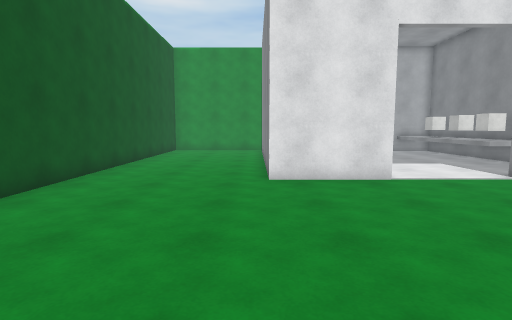
View 1 (above)

18 first-person views from a walk through a 3-D level made in the Unity game engine. The camera is 1.5 m above the floor, tilts 6° down and sees 80° across. The floor is counted in squares, 1 m on a side. Each view is taken from the middle of a square. On the plan, view 1 faces up. The plan holds only what a view shows up to about 15 squares ahead; the rest is blank. The player is left out. Surface patterns are stand-ins for the level's own textures.

View 2
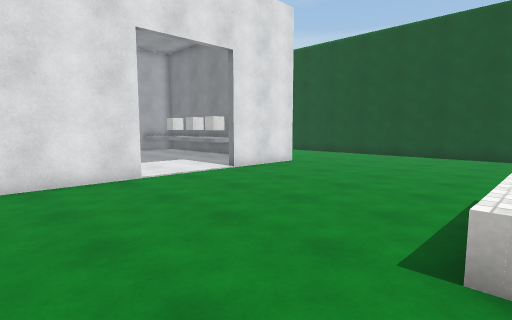

View 3
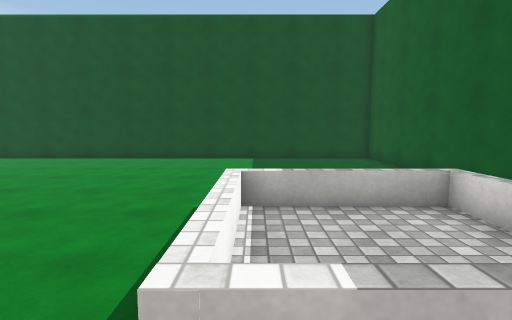

View 4
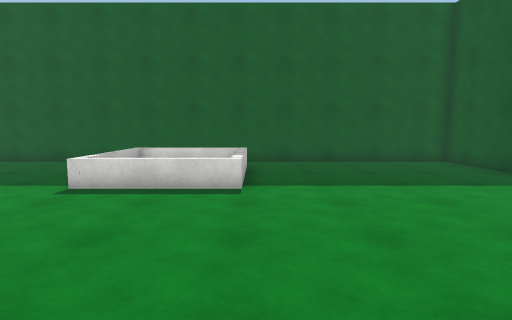

View 5
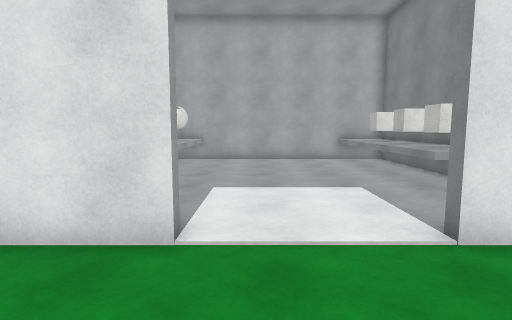

View 6
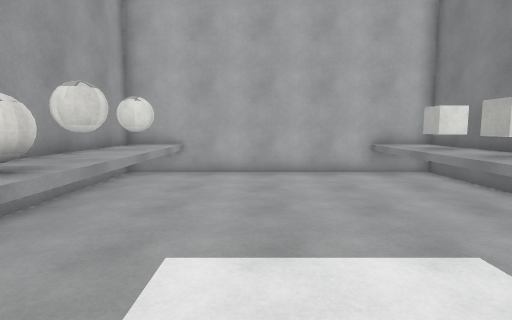

View 7
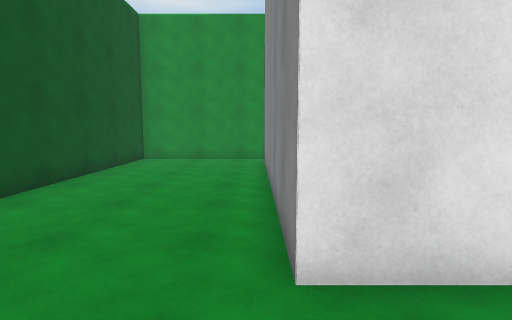

View 8
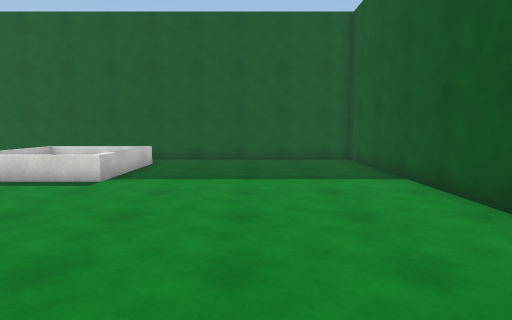

View 9
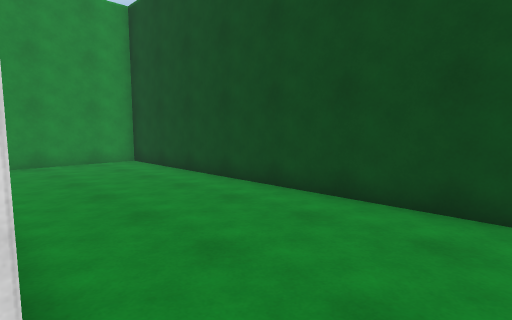

View 10
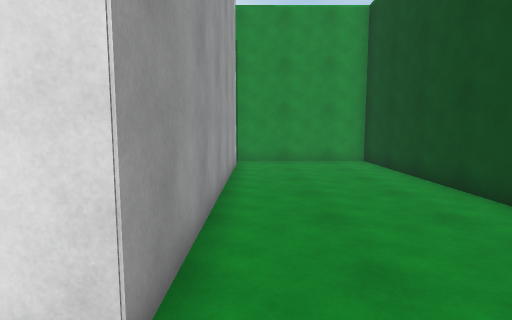

View 11
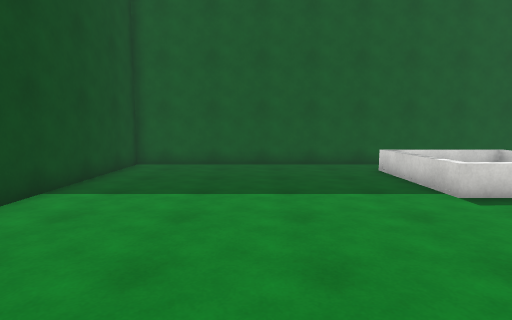

View 12
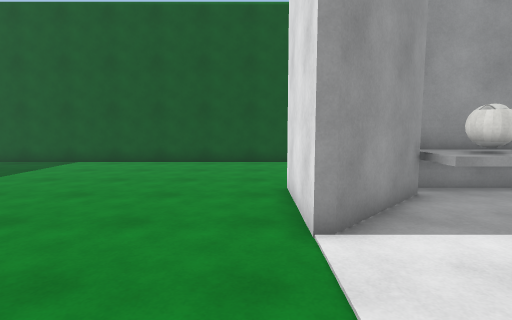

View 13
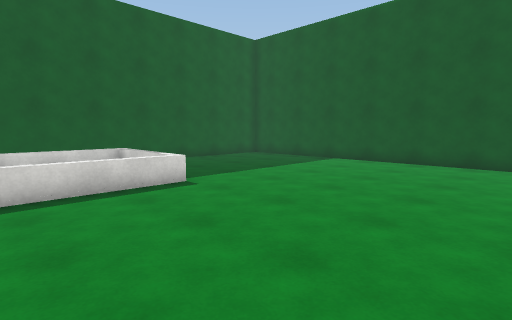

View 14
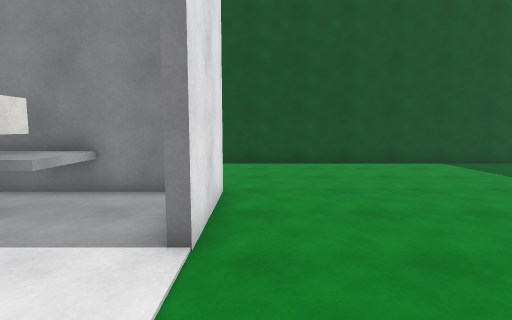

View 15
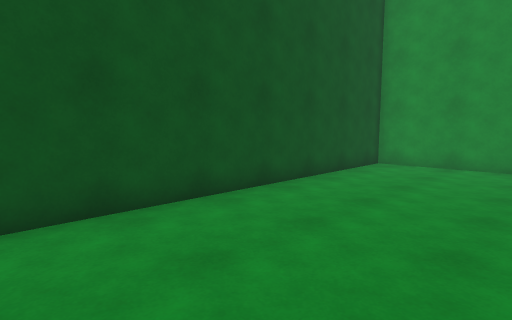

View 16
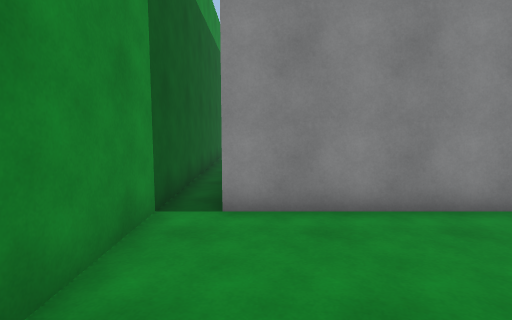

View 17
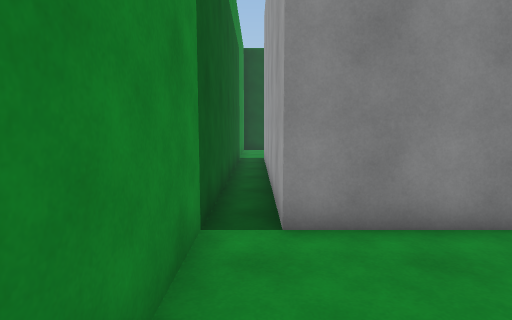

View 18
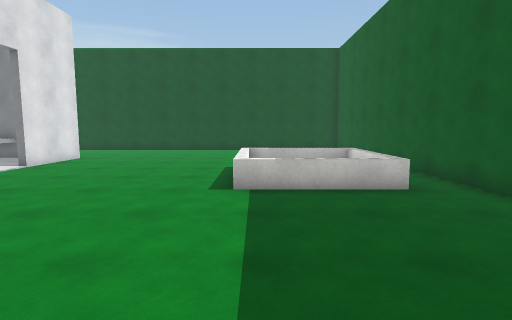

### Floor plan
Points are (right, up) in squares from view 1. A wall is a line through its corners. A room is listed if a view was taken in it or the views show most of it. See-through windows are left out.
Room 1 (views 1, 2, 3, 4, 5, 6, 7, 8, 9, 10, 11, 12, 13, 14, 15, 16, 17, 18)
walls: (4, 8.8) (0.4, 8.8) (0.4, 19.6) (10.9, 19.6); (1.3, 11.6) (3.9, 9.1); (10.9, 10) (10.9, 19.3) (0.7, 19.3) (0.7, 11.9); (11.2, 19.6) (11.2, 8.8) (7.5, 8.8); (-5.5, -5.5) (16.9, -5.5) (16.9, 20.8) (-5.5, 20.8) (-5.5, -5.5)
low walls: (11, 11.6) (8.9, 11.6) (8.9, 19.2); (2.5, 16.5) (2.5, 15.4); (2.5, 19.2) (2.5, 17.4)
objects: other object (1, 12) to (2, 13); other object (2, 14) to (2, 15); other object (2, 17); other object (3, -4) to (8, 0); cube (10, 13); cube (10, 15); cube (10, 17)

Where each view was taken, in squares from view 1:
view 1: 0 up, 0 right, facing up
view 2: 0 up, 0 right, facing up-right
view 3: 0 up, 2 right, facing right
view 4: 8 up, 3 right, facing down
view 5: 5 up, 5 right, facing up
view 6: 9 up, 5 right, facing up
view 7: 6 up, 0 right, facing up
view 8: 9 up, 1 left, facing down
view 9: 7 up, 11 right, facing up-right
view 10: 7 up, 12 right, facing up
view 11: 7 up, 12 right, facing down
view 12: 8 up, 8 right, facing left
view 13: 8 up, 8 right, facing down-left
view 14: 8 up, 4 right, facing right
view 15: 8 up, 0 right, facing up-left
view 16: 19 up, 5 left, facing right
view 17: 20 up, 4 left, facing right
view 18: 0 up, 4 left, facing right
